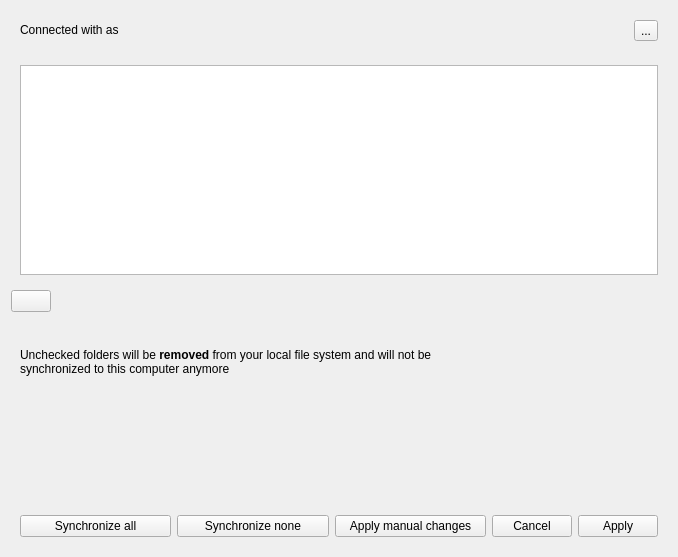
<?xml version="1.0" encoding="UTF-8"?>
<ui version="4.0">
 <class>OCC::AccountSettings</class>
 <widget class="QWidget" name="OCC::AccountSettings">
  <property name="geometry">
   <rect>
    <x>0</x>
    <y>0</y>
    <width>678</width>
    <height>557</height>
   </rect>
  </property>
  <property name="windowTitle">
   <string>Form</string>
  </property>
  <layout class="QVBoxLayout" name="verticalLayout_2">
   <item>
    <widget class="QWidget" name="accountStatus" native="true">
     <layout class="QHBoxLayout" name="horizontalLayout_4">
      <item>
       <widget class="QLabel" name="connectLabel">
        <property name="sizePolicy">
         <sizepolicy hsizetype="MinimumExpanding" vsizetype="Preferred">
          <horstretch>0</horstretch>
          <verstretch>0</verstretch>
         </sizepolicy>
        </property>
        <property name="text">
         <string>Connected with &lt;server&gt; as &lt;user&gt;</string>
        </property>
        <property name="textFormat">
         <enum>Qt::RichText</enum>
        </property>
        <property name="wordWrap">
         <bool>true</bool>
        </property>
        <property name="openExternalLinks">
         <bool>true</bool>
        </property>
       </widget>
      </item>
      <item>
       <widget class="QToolButton" name="_accountToolbox">
        <property name="text">
         <string>...</string>
        </property>
       </widget>
      </item>
     </layout>
    </widget>
   </item>
   <item>
    <widget class="QStackedWidget" name="stackedWidget">
     <property name="currentIndex">
      <number>1</number>
     </property>
     <widget class="QWidget" name="loadingPage">
      <layout class="QVBoxLayout" name="verticalLayout_4">
       <item>
        <spacer name="verticalSpacer_2">
         <property name="orientation">
          <enum>Qt::Vertical</enum>
         </property>
         <property name="sizeHint" stdset="0">
          <size>
           <width>20</width>
           <height>40</height>
          </size>
         </property>
        </spacer>
       </item>
       <item>
        <widget class="QLabel" name="label">
         <property name="text">
          <string>Getting ready</string>
         </property>
         <property name="alignment">
          <set>Qt::AlignCenter</set>
         </property>
        </widget>
       </item>
       <item>
        <layout class="QHBoxLayout" name="horizontalLayout_6">
         <item>
          <widget class="QProgressIndicator" name="spinner" native="true"/>
         </item>
        </layout>
       </item>
       <item>
        <spacer name="verticalSpacer_3">
         <property name="orientation">
          <enum>Qt::Vertical</enum>
         </property>
         <property name="sizeHint" stdset="0">
          <size>
           <width>20</width>
           <height>40</height>
          </size>
         </property>
        </spacer>
       </item>
      </layout>
     </widget>
     <widget class="QWidget" name="folderListPage">
      <layout class="QHBoxLayout" name="horizontalLayout_5">
       <item>
        <widget class="QTreeView" name="_folderList">
         <property name="sizePolicy">
          <sizepolicy hsizetype="MinimumExpanding" vsizetype="Expanding">
           <horstretch>0</horstretch>
           <verstretch>5</verstretch>
          </sizepolicy>
         </property>
         <property name="contextMenuPolicy">
          <enum>Qt::CustomContextMenu</enum>
         </property>
         <property name="editTriggers">
          <set>QAbstractItemView::NoEditTriggers</set>
         </property>
         <property name="animated">
          <bool>true</bool>
         </property>
        </widget>
       </item>
      </layout>
     </widget>
    </widget>
   </item>
   <item>
    <layout class="QHBoxLayout" name="addButtonLayout">
     <item>
      <widget class="QPushButton" name="addButton">
       <property name="text">
        <string/>
       </property>
      </widget>
     </item>
     <item>
      <spacer name="addButtonSpacer">
       <property name="orientation">
        <enum>Qt::Horizontal</enum>
       </property>
       <property name="sizeHint" stdset="0">
        <size>
         <width>40</width>
         <height>20</height>
        </size>
       </property>
      </spacer>
     </item>
    </layout>
   </item>
   <item>
    <widget class="QWidget" name="selectiveSyncStatus" native="true">
     <layout class="QHBoxLayout" name="horizontalLayout_3">
      <item>
       <layout class="QVBoxLayout" name="verticalLayout_3">
        <item>
         <widget class="QLabel" name="selectiveSyncLabel">
          <property name="sizePolicy">
           <sizepolicy hsizetype="MinimumExpanding" vsizetype="Maximum">
            <horstretch>0</horstretch>
            <verstretch>0</verstretch>
           </sizepolicy>
          </property>
          <property name="text">
           <string>Unchecked folders will be &lt;b&gt;removed&lt;/b&gt; from your local file system and will not be synchronized to this computer anymore</string>
          </property>
          <property name="textFormat">
           <enum>Qt::RichText</enum>
          </property>
          <property name="wordWrap">
           <bool>true</bool>
          </property>
          <property name="openExternalLinks">
           <bool>true</bool>
          </property>
         </widget>
        </item>
        <item>
         <widget class="QWidget" name="bigFolderUi" native="true">
          <layout class="QVBoxLayout" name="verticalLayout">
           <property name="leftMargin">
            <number>0</number>
           </property>
           <property name="topMargin">
            <number>0</number>
           </property>
           <property name="rightMargin">
            <number>0</number>
           </property>
           <property name="bottomMargin">
            <number>0</number>
           </property>
           <item>
            <widget class="QLabel" name="selectiveSyncNotification">
             <property name="styleSheet">
              <string notr="true">color: red</string>
             </property>
             <property name="text">
              <string/>
             </property>
             <property name="wordWrap">
              <bool>true</bool>
             </property>
            </widget>
           </item>
           <item>
            <layout class="QHBoxLayout" name="horizontalLayout_2">
             <item>
              <widget class="QPushButton" name="bigFolderSyncAll">
               <property name="text">
                <string>Synchronize all</string>
               </property>
              </widget>
             </item>
             <item>
              <widget class="QPushButton" name="bigFolderSyncNone">
               <property name="text">
                <string>Synchronize none</string>
               </property>
              </widget>
             </item>
             <item>
              <widget class="QPushButton" name="bigFolderApply">
               <property name="text">
                <string>Apply manual changes</string>
               </property>
              </widget>
             </item>
            </layout>
           </item>
          </layout>
         </widget>
        </item>
       </layout>
      </item>
      <item>
       <layout class="QVBoxLayout" name="verticalLayout_5">
        <item>
         <spacer name="verticalSpacer">
          <property name="orientation">
           <enum>Qt::Vertical</enum>
          </property>
          <property name="sizeHint" stdset="0">
           <size>
            <width>20</width>
            <height>40</height>
           </size>
          </property>
         </spacer>
        </item>
        <item>
         <widget class="QWidget" name="selectiveSyncButtons" native="true">
          <layout class="QHBoxLayout" name="horizontalLayout">
           <property name="leftMargin">
            <number>0</number>
           </property>
           <property name="topMargin">
            <number>0</number>
           </property>
           <property name="rightMargin">
            <number>0</number>
           </property>
           <property name="bottomMargin">
            <number>0</number>
           </property>
           <item>
            <widget class="QPushButton" name="selectiveSyncCancel">
             <property name="sizePolicy">
              <sizepolicy hsizetype="Minimum" vsizetype="Maximum">
               <horstretch>0</horstretch>
               <verstretch>0</verstretch>
              </sizepolicy>
             </property>
             <property name="text">
              <string>Cancel</string>
             </property>
            </widget>
           </item>
           <item>
            <widget class="QPushButton" name="selectiveSyncApply">
             <property name="sizePolicy">
              <sizepolicy hsizetype="Minimum" vsizetype="Maximum">
               <horstretch>0</horstretch>
               <verstretch>0</verstretch>
              </sizepolicy>
             </property>
             <property name="text">
              <string>Apply</string>
             </property>
            </widget>
           </item>
          </layout>
         </widget>
        </item>
       </layout>
      </item>
     </layout>
    </widget>
   </item>
  </layout>
 </widget>
 <customwidgets>
  <customwidget>
   <class>QProgressIndicator</class>
   <extends>QWidget</extends>
   <header>QProgressIndicator.h</header>
   <container>1</container>
  </customwidget>
 </customwidgets>
 <resources/>
 <connections/>
</ui>
